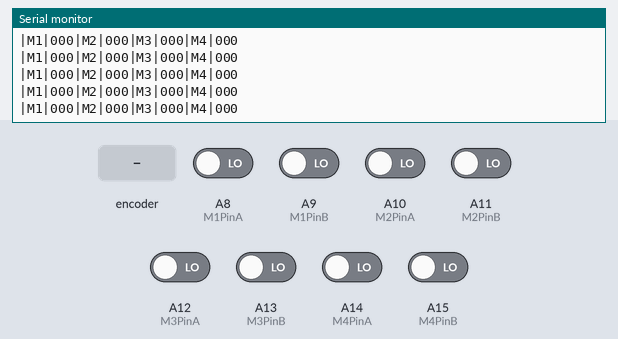
Simulated run of this program. Board: Arduino Mega 2560, built with avr-gcc and run on an emulated ATmega2560. Shown: the last lines printed to the serial monitor. The test bench sets the inputs (shaded band); at power-on: A8 (M1PinA), A9 (M1PinB), A10 (M2PinA), A11 (M2PinB), A12 (M3PinA), A13 (M3PinB), A14 (M4PinA), A15 (M4PinB) LOW.

Above: at 1.2 s.
1.3 s: rotary encoder on A8 (M1PinA) / A9 (M1PinB) turned 1 step (first pin leading)
At 2.0 s:
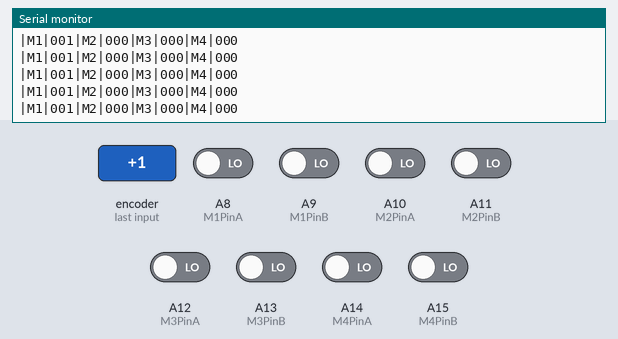
4.5 s: rotary encoder on A8 (M1PinA) / A9 (M1PinB) turned 2 steps (second pin leading)
At 5.0 s:
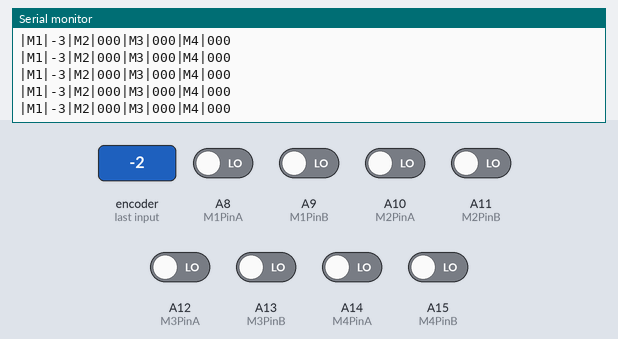
7.9 s: rotary encoder on A8 (M1PinA) / A9 (M1PinB) turned 3 steps (first pin leading)
At 8.9 s:
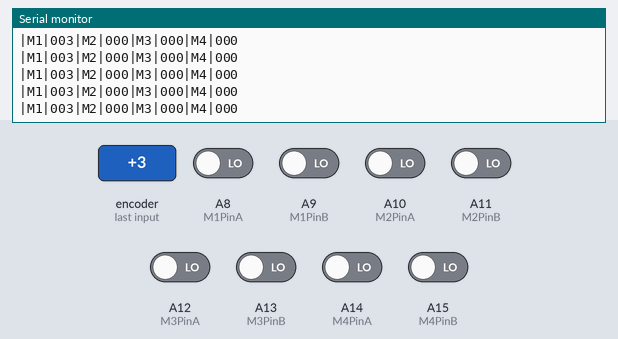
11.5 s: A10 (M2PinA) driven HIGH
At 12.4 s:
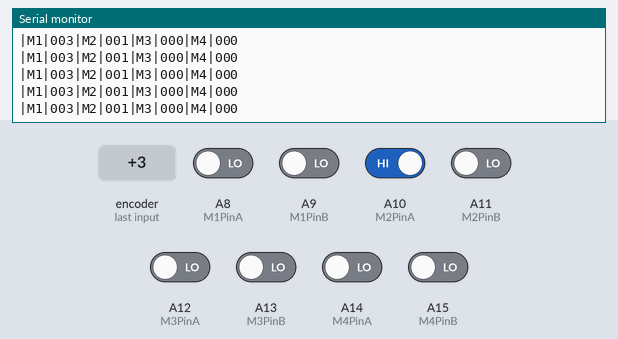
13.0 s: A12 (M3PinA) driven HIGH
At 13.9 s:
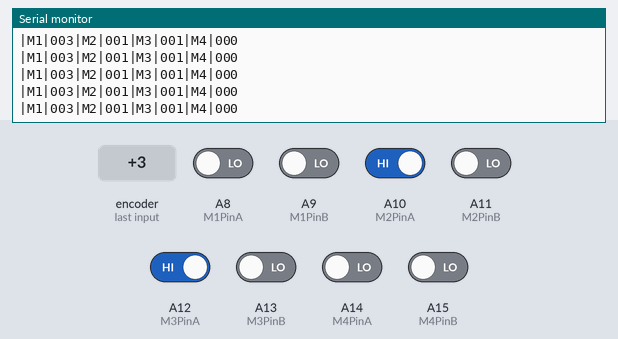
14.5 s: A14 (M4PinA) driven HIGH
At 15.0 s:
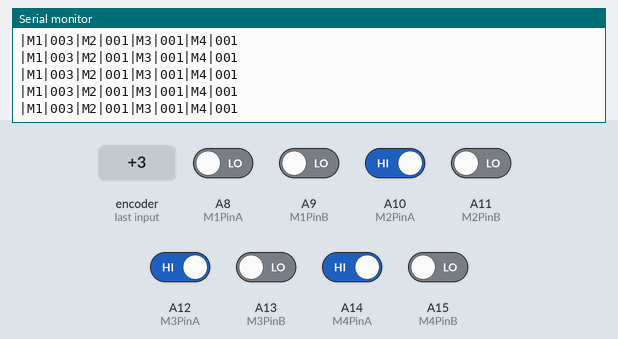
Timing chart, 0 to 17.5 s (numbered marks = the images above; inputs shaded):
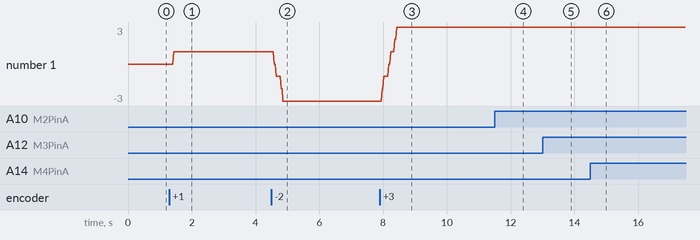

The program:

main.cpp
```cpp
#include <Arduino.h>

#include <EnableInterrupt.h>

#define M1PinA  A8
#define M1PinB  A9
#define M2PinA  A10
#define M2PinB  A11
#define M3PinA  A12
#define M3PinB  A13
#define M4PinA  A14
#define M4PinB  A15

volatile int M1encoderPos = 0;
volatile int M2encoderPos = 0;
volatile int M3encoderPos = 0;
volatile int M4encoderPos = 0;

void doM1EncoderA();
void doM1EncoderB();
void doM2EncoderA();
void doM2EncoderB();
void doM3EncoderA();
void doM3EncoderB();
void doM4EncoderA();
void doM4EncoderB();
void Padding(int encoder);

void setup() {
  pinMode(M1PinA, INPUT);
  pinMode(M1PinB, INPUT);
  pinMode(M2PinA, INPUT);
  pinMode(M2PinB, INPUT);
  pinMode(M3PinA, INPUT);
  pinMode(M3PinB, INPUT);
  pinMode(M4PinA, INPUT);
  pinMode(M4PinB, INPUT);

  enableInterrupt(M1PinA, doM1EncoderA, CHANGE);
  //enableInterrupt(M1PinB, doM1EncoderB, RISING);
  enableInterrupt(M2PinA, doM2EncoderA, CHANGE);
  //enableInterrupt(M2PinB, doM2EncoderB, RISING);
  enableInterrupt(M3PinA, doM3EncoderA, CHANGE);
  //enableInterrupt(M3PinB, doM3EncoderB, RISING);
  enableInterrupt(M4PinA, doM4EncoderA, CHANGE);
  //enableInterrupt(M4PinB, doM4EncoderB, RISING);

  Serial.begin (9600);
}

void loop() {
  //Do stuff here
  Serial.print("|M1|");Padding(M1encoderPos);Serial.print   (M1encoderPos, DEC);
  Serial.print("|M2|");Padding(M2encoderPos);Serial.print   (M2encoderPos, DEC);
  Serial.print("|M3|");Padding(M3encoderPos);Serial.print   (M3encoderPos, DEC);
  Serial.print("|M4|");Padding(M4encoderPos);Serial.println (M4encoderPos, DEC);
}

void doM1EncoderA() {
  // look for a low-to-high on channel A
  if (digitalRead(M1PinA) == HIGH) {
    // check channel B to see which way encoder is turning
    if (digitalRead(M1PinB) == LOW) {
      M1encoderPos = M1encoderPos + 1;         // CW
    }
    else {
      M1encoderPos = M1encoderPos - 1;         // CCW
    }
  }
  else   // must be a high-to-low edge on channel A
  {
    // check channel B to see which way encoder is turning
    if (digitalRead(M1PinB) == HIGH) {
      M1encoderPos = M1encoderPos + 1;          // CW
    }
    else {
      M1encoderPos = M1encoderPos - 1;          // CCW
    }
  }
}
void doM1EncoderB() {
  // look for a low-to-high on channel B
  if (digitalRead(M1PinB) == HIGH) {
    // check channel A to see which way encoder is turning
    if (digitalRead(M1PinA) == HIGH) {
      M1encoderPos = M1encoderPos + 1;         // CW
    }
    else {
      M1encoderPos = M1encoderPos - 1;         // CCW
    }
  }
  // Look for a high-to-low on channel B
  else {
    // check channel B to see which way encoder is turning
    if (digitalRead(M1PinA) == LOW) {
      M1encoderPos = M1encoderPos + 1;          // CW
    }
    else {
      M1encoderPos = M1encoderPos - 1;          // CCW
    }
  }
}
void doM2EncoderA() {
  // look for a low-to-high on channel A
  if (digitalRead(M2PinA) == HIGH) {
    // check channel B to see which way encoder is turning
    if (digitalRead(M2PinB) == LOW) {
      M2encoderPos = M2encoderPos + 1;         // CW
    }
    else {
      M2encoderPos = M2encoderPos - 1;         // CCW
    }
  }
  else   // must be a high-to-low edge on channel A
  {
    // check channel B to see which way encoder is turning
    if (digitalRead(M2PinB) == HIGH) {
      M2encoderPos = M2encoderPos + 1;          // CW
    }
    else {
      M2encoderPos = M2encoderPos - 1;          // CCW
    }
  }
}
void doM2EncoderB() {
  // look for a low-to-high on channel B
  if (digitalRead(M2PinB) == HIGH) {
    // check channel A to see which way encoder is turning
    if (digitalRead(M2PinA) == HIGH) {
      M2encoderPos = M2encoderPos + 1;         // CW
    }
    else {
      M2encoderPos = M2encoderPos - 1;         // CCW
    }
  }
  // Look for a high-to-low on channel B
  else {
    // check channel B to see which way encoder is turning
    if (digitalRead(M2PinA) == LOW) {
      M2encoderPos = M2encoderPos + 1;          // CW
    }
    else {
      M2encoderPos = M2encoderPos - 1;          // CCW
    }
  }
}
void doM3EncoderA() {
  // look for a low-to-high on channel A
  if (digitalRead(M3PinA) == HIGH) {
    // check channel B to see which way encoder is turning
    if (digitalRead(M3PinB) == LOW) {
      M3encoderPos = M3encoderPos + 1;         // CW
    }
    else {
      M3encoderPos = M3encoderPos - 1;         // CCW
    }
  }
  else   // must be a high-to-low edge on channel A
  {
    // check channel B to see which way encoder is turning
    if (digitalRead(M3PinB) == HIGH) {
      M3encoderPos = M3encoderPos + 1;          // CW
    }
    else {
      M3encoderPos = M3encoderPos - 1;          // CCW
    }
  }
}
void doM3EncoderB() {
  // look for a low-to-high on channel B
  if (digitalRead(M3PinB) == HIGH) {
    // check channel A to see which way encoder is turning
    if (digitalRead(M3PinA) == HIGH) {
      M3encoderPos = M3encoderPos + 1;         // CW
    }
    else {
      M3encoderPos = M3encoderPos - 1;         // CCW
    }
  }
  // Look for a high-to-low on channel B
  else {
    // check channel B to see which way encoder is turning
    if (digitalRead(M3PinA) == LOW) {
      M3encoderPos = M3encoderPos + 1;          // CW
    }
    else {
      M3encoderPos = M3encoderPos - 1;          // CCW
    }
  }
}
void doM4EncoderA() {
  // look for a low-to-high on channel A
  if (digitalRead(M4PinA) == HIGH) {
    // check channel B to see which way encoder is turning
    if (digitalRead(M4PinB) == LOW) {
      M4encoderPos = M4encoderPos + 1;         // CW
    }
    else {
      M4encoderPos = M4encoderPos - 1;         // CCW
    }
  }
  else   // must be a high-to-low edge on channel A
  {
    // check channel B to see which way encoder is turning
    if (digitalRead(M4PinB) == HIGH) {
      M4encoderPos = M4encoderPos + 1;          // CW
    }
    else {
      M4encoderPos = M4encoderPos - 1;          // CCW
    }
  }
}
void doM4EncoderB() {
  // look for a low-to-high on channel B
  if (digitalRead(M4PinB) == HIGH) {
    // check channel A to see which way encoder is turning
    if (digitalRead(M4PinA) == HIGH) {
      M4encoderPos = M4encoderPos + 1;         // CW
    }
    else {
      M4encoderPos = M4encoderPos - 1;         // CCW
    }
  }
  // Look for a high-to-low on channel B
  else {
    // check channel B to see which way encoder is turning
    if (digitalRead(M4PinA) == LOW) {
      M4encoderPos = M4encoderPos + 1;          // CW
    }
    else {
      M4encoderPos = M4encoderPos - 1;          // CCW
    }
  }
}

void Padding(int encoder){
     if(encoder >= 0){
          if (encoder < 10){
          Serial.print("00");
          } else if(encoder < 100){
               Serial.print("0");
          }
     }
//     if(encoder < 0){
//          if (encoder > -10){
//          Serial.print("-00");
//          } else if(encoder > -100){
//               Serial.print("-0");
//          }
//     }
}
```

Measured:
- after the input at 1.3 s, the serial monitor: prints a new line after 0.14 s (image 1)
- after the input at 4.5 s, the serial monitor: prints a new line after 0.09 s (image 2)
- after the input at 7.9 s, the serial monitor: prints a new line after 0.07 s (image 3)
- after the input at 11.5 s, the serial monitor: prints a new line after 0.08 s (image 4)
- after the input at 13.0 s, the serial monitor: prints a new line after 0.08 s (image 5)
- after the input at 14.5 s, the serial monitor: prints a new line at once (image 6)
- plotted number 1: 1 → -3 after the input at 4.5 s
